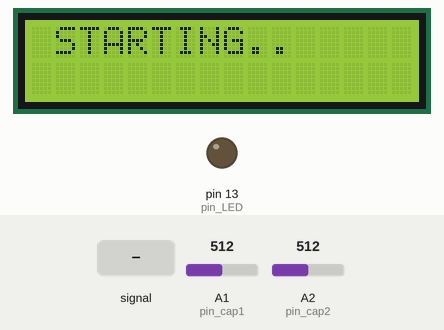
The sketch below on a simulated Arduino Uno, built with avr-gcc and run on an emulated ATmega328P. Parts: 16×2 character LCD, output pins drawn as LEDs (lit = HIGH). Dashed ring = blinking. Inputs (shaded band) come from the test bench; at power-on: A1 (pin_cap1) = 512, A2 (pin_cap2) = 512. Pins used as bus, display or sensor lines are not drawn.

Above: at 0.1 s.
At 3.2 s:
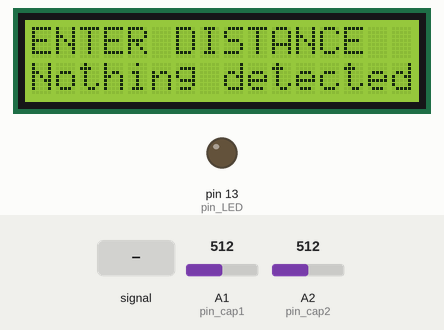
3.3 s: A2 (pin_cap2) fed a 200 Hz sine of ±81 counts around its level
At 4.6 s:
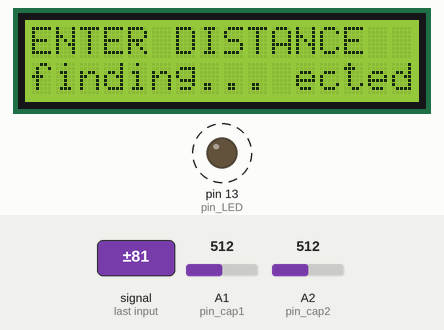
Timing chart, 0 to 4.6 s (numbered marks = the images above; inputs shaded):
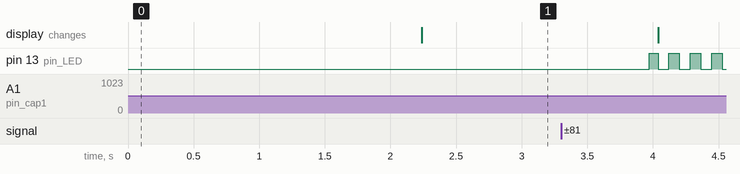

Measured:
- by itself, pin 13 (pin_LED): alternates HIGH for 0.08 s and LOW for 0.08 s

The sketch:

project_edited.ino
```cpp
  #include<LiquidCrystal.h>
  #include <Keypad.h>
  #include <math.h>
  LiquidCrystal lcd(0, 1, 2, 3, 4, 5);

  int timer1;
  int timer2;

  float Time;

  int flag1 = 0;
  int flag2 = 0;

  int dist=100;
  float distance = 20;
  float speed;

  const byte npulse1 = 13;
  const byte npulse2 = 13;
  const byte pin_pulse1 = A0;
  const byte pin_cap1  = A1;
  const byte pin_pulse2 = A3;
  const byte pin_cap2  = A2;
  const byte pin_LED = 13;
  byte ledstat1 = 0;
  byte ledstat2 = 0;
  const byte ROWS = 4;
  const byte COLS = 3;
  char hexaKeys[ROWS][COLS] = {
  {'1', '2', '3'},
  {'4', '5', '6'},
  {'7', '8', '9'},
  {'*', '0', '#'}
  };
  byte rowPins[ROWS] = {12, 11, 10, 9};
  byte colPins[COLS] = {8, 7, 6};
  Keypad customKeypad = Keypad(makeKeymap(hexaKeys), rowPins, colPins, ROWS, COLS);
  float range,height=1;


void setup() {

  Serial.begin(9600);

  pinMode(pin_LED, OUTPUT);
  lcd.begin(16,2);
  lcd.clear();
  lcd.setCursor(0,0);
  lcd.print(" STARTING.. ");
  delay(2000);
  lcd.clear();
  lcd.setCursor(0,0);
  lcd.print("ENTER DISTANCE ");
  lcd.setCursor(0,1);
  char Key[10] = {customKeypad.getKey()};

  if (Key!="#" && Key!="*"){
    Serial.println(Key);
  }
  else (Key == "#");{

  }
  dist = atoi(Key);
  dist= dist/100;
  pinMode(pin_pulse1, OUTPUT);
  digitalWrite(pin_pulse1, LOW);
  pinMode(pin_cap1, INPUT);

  pinMode(pin_pulse2, OUTPUT);
  digitalWrite(pin_pulse2, LOW);
  pinMode(pin_cap2, INPUT);

  pinMode(pin_LED, OUTPUT);
  digitalWrite(pin_LED, LOW);
  }
  const int nmeas1 = 256;
  long int sumsum1 = 0;
  long int skip1 = 0;
  long int diff1 = 0;
  long int flash_period1 = 0;
  long unsigned int prev_flash1 = 0;
  const int nmeas2 = 256;
  long int sumsum2 = 0;
  long int skip2 = 0;
  long int diff2 = 0;
  long int flash_period2 = 0;
  long unsigned int prev_flash2 = 0;


void loop() {

  coil1();
  coil2();


  if(ledstat1 == 2 && flag1==0){timer1 = millis(); flag1=1;}

  if(ledstat2 == 2 && flag2==0){timer2 = millis(); flag2=1;}

  if (flag1==1 && flag2==1){
     if(timer1 > timer2){Time = timer1 - timer2;}
     else if(timer2 > timer1){Time = timer2 - timer1;}
       Time=Time/1000;
       speed=(distance/Time);
       speed=speed*3600;
       speed=speed/1000;
       range=(speed*sqrt(2*height/9.81));
       }
  if(speed==0){
   lcd.setCursor(0, 1);
  if(flag1==0 && flag2==0){lcd.print("Nothing detected");}
  else{lcd.print("finding... ");}
  }
  else{
       lcd.clear();
       lcd.setCursor(0, 0);
       lcd.print("Speed:");
       lcd.print(speed,1);
       lcd.print("Km/Hr ");
       lcd.setCursor(0, 1);
      if(range > dist){lcd.print("Enough Speed"); }
            else{lcd.print(" Low Speed  "); }
    delay(3000);
    digitalWrite(pin_LED, LOW);
    speed = 0;
    flag1 = 0;
    flag2 = 0;
    }


}
 void coil1(){
    int minval1 = 2000;
    int maxval1 = 0;

    long unsigned int sum1 = 0;
  for (int imeas1 = 0; imeas1 < nmeas1 + 2; imeas1++) {
    pinMode(pin_cap1, OUTPUT);
    digitalWrite(pin_cap1, LOW);
    delayMicroseconds(20);
    pinMode(pin_cap1, INPUT);

  for (int ipulse1 = 0; ipulse1 < npulse1; ipulse1++) {
    digitalWrite(pin_pulse1, HIGH);
    delayMicroseconds(3);
    digitalWrite(pin_pulse1, LOW);
    delayMicroseconds(3);
    }

    int val1 = analogRead(pin_cap1);
    minval1 = min(val1, minval1);
    maxval1 = max(val1, maxval1);
    sum1 += val1;

    long unsigned int timestamp1 = millis();

  if (timestamp1 < prev_flash1 +12) {
  if (diff1 > 0)ledstat1 = 1;
  if (diff1 < 0)ledstat1 = 2;
     }
  if (timestamp1 > prev_flash1 + flash_period1) {
  if (diff1 > 0)ledstat1 = 1;
  if (diff1 < 0)ledstat1 = 2;
     prev_flash1 = timestamp1;
     }
  if (flash_period1 > 1000)ledstat1 = 0;

  if (ledstat1 == 0) {
      digitalWrite(pin_LED, LOW);
      }
  if (ledstat1 == 1) {
      digitalWrite(pin_LED, LOW);
      }
  if (ledstat1 == 2) {
      digitalWrite(pin_LED, HIGH);
      }
    }

    sum1 -= minval1; sum1 -= maxval1;

  if (sumsum1 == 0) sumsum1 = sum1 << 6;
     long int avgsum1 = (sumsum1 + 32) >> 6;
     diff1 = sum1 - avgsum1;
  if (abs(diff1)<avgsum1 >> 10) {
    sumsum1 = sumsum1 + sum1 - avgsum1;
    skip1 = 0;
    }
  else {
    skip1++;
    }
  if (skip1 > 64) {
    sumsum1 = sum1 << 6;
    skip1 = 0;
    }

  if (diff1 == 0) flash_period1 = 1000000;
  else flash_period1 = avgsum1 / (2 * abs(diff1));
   }

void coil2(){
    int minval2 = 2000;
    int maxval2 = 0;

    long unsigned int sum2 = 0;
  for (int imeas2 = 0; imeas2 < nmeas2 + 2; imeas2++) {
    pinMode(pin_cap2, OUTPUT);
    digitalWrite(pin_cap2, LOW);
    delayMicroseconds(20);
    pinMode(pin_cap2, INPUT);

  for (int ipulse2 = 0; ipulse2 < npulse2; ipulse2++) {
    digitalWrite(pin_pulse2, HIGH);
    delayMicroseconds(3);
    digitalWrite(pin_pulse2, LOW);
    delayMicroseconds(3);
    }

    int val2 = analogRead(pin_cap2);
    minval2 = min(val2, minval2);
    maxval2 = max(val2, maxval2);
    sum2 += val2;

    long unsigned int timestamp2 = millis();

  if (timestamp2 < prev_flash2 +12) {
  if (diff2 > 0)ledstat2 = 1;
  if (diff2 < 0)ledstat2 = 2;
     }
  if (timestamp2 > prev_flash2 + flash_period2) {
  if (diff2 > 0)ledstat2 = 1;
  if (diff2 < 0)ledstat2 = 2;
     prev_flash2 = timestamp2;
     }
  if (flash_period2 > 1000)ledstat2 = 0;

  if (ledstat2 == 0) {
      digitalWrite(pin_LED, LOW);
      }
  if (ledstat2 == 1) {
      digitalWrite(pin_LED, LOW);
      }
  if (ledstat2 == 2) {
      digitalWrite(pin_LED, HIGH);
      }
    }

    sum2 -= minval2; sum2 -= maxval2;

  if (sumsum2 == 0) sumsum2 = sum2 << 6;
     long int avgsum2 = (sumsum2 + 32) >> 6;
     diff2 = sum2 - avgsum2;
  if (abs(diff2)<avgsum2 >> 10) {
    sumsum2 = sumsum2 + sum2 - avgsum2;
    skip2 = 0;
    }
  else {
    skip2++;
    }
  if (skip2 > 64) {
    sumsum2 = sum2 << 6;
    skip2 = 0;
    }

  if (diff2 == 0) flash_period2 = 1000000;
  else flash_period2 = avgsum2 / (2 * abs(diff2));
   }
```
